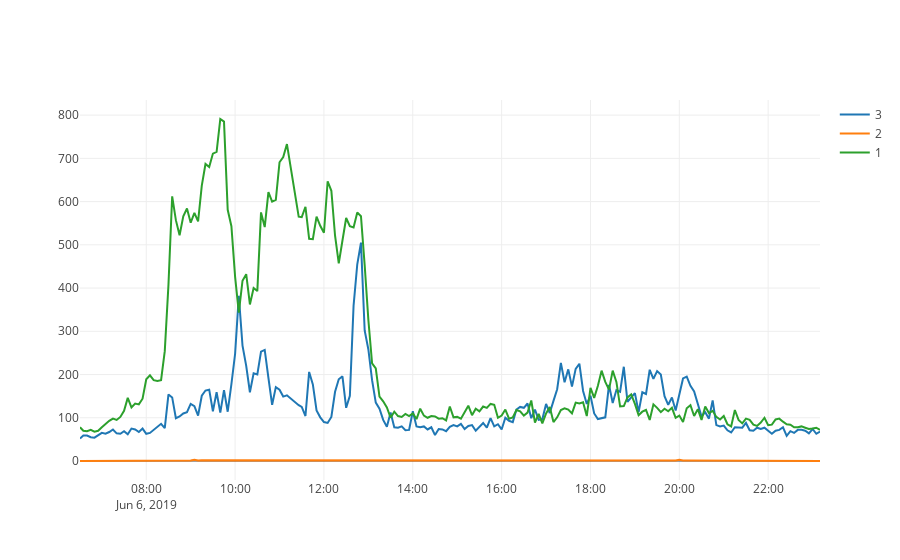

The notebook cell saved with this chart:
### Code cell
traces_jnc2 = []
df_j2 = df[df['junction']=='junction-2']
for road in df_j2.road.unique():
    df_j2_ = df_j2[df_j2['road']==road]
    tr = go.Scatter(x=df_j2_['ts_india'],y=df_j2_['duration_in_traffic_value'],name=str(road))
    traces_jnc2.append(tr)
iplot(traces_jnc2)

### Figure 1 — Plotly figure (JSON) as saved in the notebook; plotly's stock layout.template omitted (floating-point values rounded to 4 significant figures; data arrays with more than 128 entries replaced by an {"elided": "..."} marker saying what was removed)
{"data": [{"name": "3", "type": "scatter", "uid": "3f74d578-950d-4052-a952-866d76782839", "x": {"elided": "199 str values"}, "y": {"elided": "199 int values"}}, {"name": "2", "type": "scatter", "uid": "f4a41fa0-9643-45da-8f07-569e4b782bea", "x": {"elided": "199 str values"}, "y": {"elided": "199 int values"}}, {"name": "1", "type": "scatter", "uid": "3bf76fba-c568-4723-8d73-cd6cd9ac310d", "x": {"elided": "199 str values"}, "y": {"elided": "199 int values"}}], "layout": {"autosize": true, "xaxis": {"autorange": true, "range": ["2019-06-06 06:30:31", "2019-06-06 23:10:01"], "type": "date"}, "yaxis": {"autorange": true, "range": [-43.94, 834.9], "type": "linear"}}}
